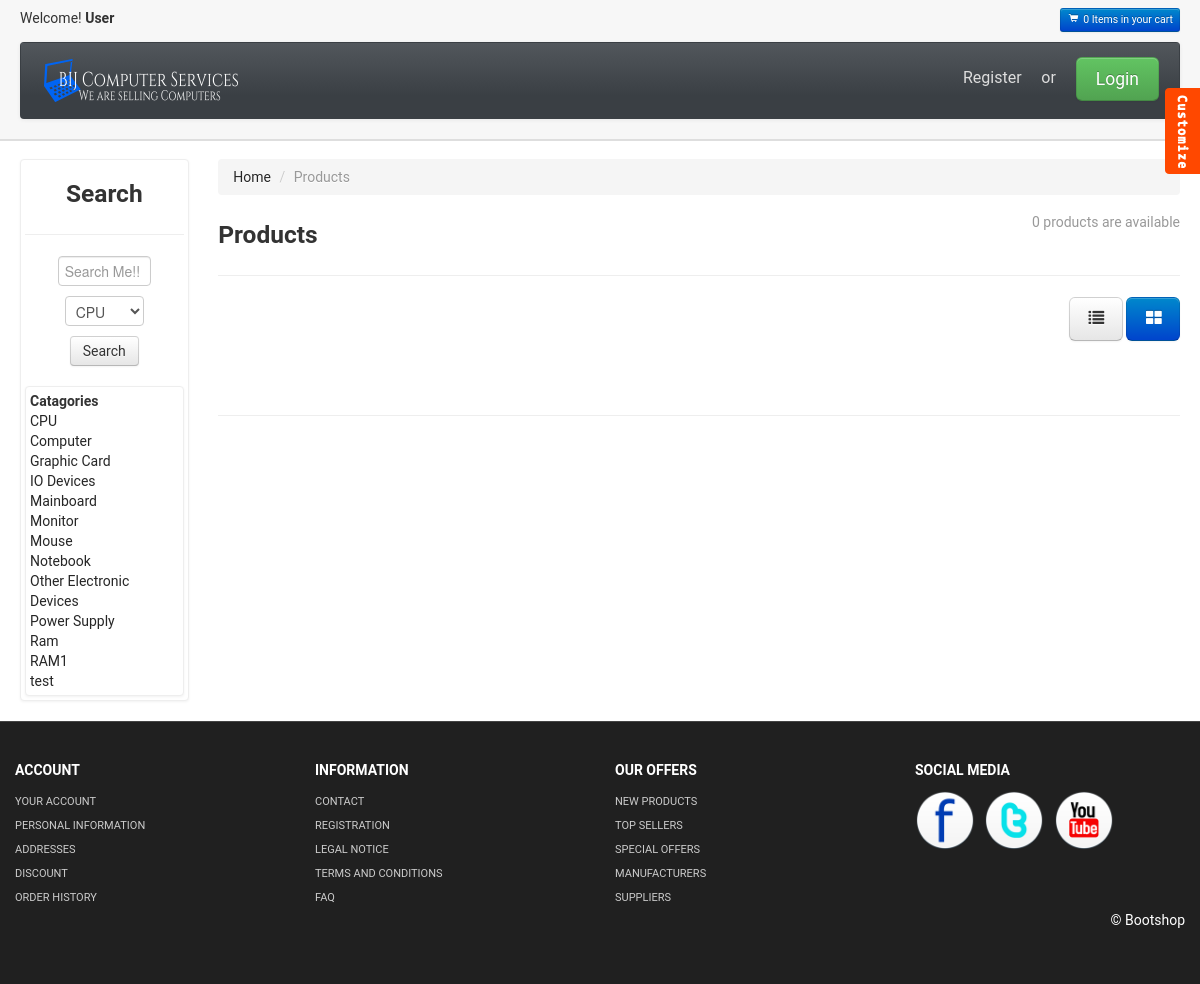
The page /website/product.php on the database its author committed.
### tables this page shows
CREATE TABLE `catagory` (
  `catagoryID` varchar(20) NOT NULL,
  `name` varchar(100) NOT NULL
);

### website/catagory_manage/catagoryCtrl.php (called while the page is built)
<?php
      function fetchCatagory(){
        include("connector/connect.php");
        $command = "SELECT * FROM catagory";
        $result = mysqli_query($con,$command);
        $arr = array();
        while($row = mysqli_fetch_assoc($result)){
            array_push($arr,$row);
        }
        return $arr;
      }
?>

### website/product.php (the view, shortened to what this page needs)
<!DOCTYPE html>
<?php session_start(); include("catagory_manage/catagoryCtrl.php");?>
<html lang="en">
  <head>
    <link id="callCss" rel="stylesheet" href="themes/bootshop/bootstrap.min.css" media="screen"/>
    <link href="themes/css/base.css" rel="stylesheet" media="screen"/>
	<link href="themes/css/bootstrap-responsive.min.css" rel="stylesheet"/>
	<link href="themes/css/font-awesome.css" rel="stylesheet" type="text/css">
  <link href="stylesheet/hover.css" rel="stylesheet" media="all">
	<link href="themes/js/google-code-prettify/prettify.css" rel="stylesheet"/>
  </head>
<body>
<div id="header">
<div class="container-fluid">
<div id="welcomeLine" class="row-fluid">
	<div class="span6">Welcome!<strong> <?php if(isset($_SESSION["UID"])) { echo $_SESSION["Firstname"]; }else{ echo "User";} ?></strong></div>
	<div class="span6">
	<div class="pull-right">
		<a href="product_summary.php"><span class="btn btn-mini btn-primary"><i class="icon-shopping-cart icon-white"></i>  <?php if(isset($_SESSION["cart"])) echo count($_SESSION["cart"]); else echo "0"; ?>  Items in your cart </span> </a>
	</div>
	</div>
</div>
<div id="logoArea" class="navbar">
  <div class="navbar-inner">
    <a class="brand" href="index.php"><img src="themes/images/logo.png" alt="Bootsshop"/></a>
    <ul id="topMenu" class="pull-right nav ">
   <?php if(isset($_SESSION["UID"])){ ?>
	 <li class="hvr-underline-reveal"><a href="profile.php">Profile</a></li>
 <?php }else{ ?>
    <li class="hvr-underline-reveal"><a href="register-page.php">Register</a></li>
    <li class = ""><a>or</a></li>
  <?php } ?>
	 <li class="">
     <?php if(isset($_SESSION["UID"])) { ?>
       <a  href = "authenticator/Logout.php"><span class = "btn btn-danger">Logout</span></a>
 <?php }else { ?>
   <a href="#login" role="button" data-toggle="modal" style="padding-right:0"><span class="btn btn-large btn-success">Login</span></a>
 <?php } ?>
    		  </div>
	</div>
</div>
</div>
<div id="mainBody">
	<div class="container-fluid">
	<div class="row-fluid">
<div id = "search" class = "span2 thumbnail" style = "text-align:center">
  <h3>Search</h3>
  <hr></hr>
    <form id = "searchText" action = "search/search_data.php" method = "GET">
      <div class = "control-group">
        <div class = "control" style = "text-align:center">
          <input type = "text" placeholder="Search Me!!" name = "search" style = "width:50%"></input><br>
          <select name = "cata" style = "width:50%">
            <?php for($i = 0 ;$i< count(fetchCatagory());$i++){ ?>
              <option  value = "<?php echo fetchCatagory()[$i]["catagoryID"];?>"><?php echo fetchCatagory()[$i]["name"]; ?></option>
            <?php } ?>
          </select><br>
          <a class = "btn" onclick = "$('#searchText').submit()">Search</a>
        </div>
      </div>
    </form>
        <div class = "thumbnail" style = "text-align:left"><strong>Catagories</strong>
            <?php for($i = 0 ; $i< count(fetchCatagory()) ; $i++) { ?>
              <a href = "search/search_data.php?catagories=<?php echo fetchCatagory()[$i]["catagoryID"] ?>" style = "text-align:left;text-decoration:none"><?php echo fetchCatagory()[$i]["name"]; ?></a>
            <?php } ?>
        </div>
</div>
	<div class="span10">
    <ul class="breadcrumb animated fadeIn">
		<li><a href="index.php">Home</a> <span class="divider">/</span></li>
		<li class="active">Products</li>
    </ul>
	<h3 class = "animated fadeIn"> Products <small class="pull-right"> <?php echo count($_SESSION["list"]); ?> products are available </small></h3>
	<hr class="soft"/>
	<form class="form-horizontal span6">
	  </form>
<div id="myTab" class="pull-right">
 <a href="#listView" data-toggle="tab"><span class="btn btn-large"><i class="icon-list"></i></span></a>
 <a href="#blockView" data-toggle="tab"><span class="btn btn-large btn-primary"><i class="icon-th-large"></i></span></a>
</div>
<br class="clr"/>
<div class="tab-content">
  <link href="stylesheet/custom.css" rel="stylesheet" />
  <link href="stylesheet/animate.css" rel="stylesheet" />
	<div class="tab-pane active " id="blockView" >
	<hr class="soft"/>
	</div>
</div>
			<br class="clr"/>
</div>
</div>
</div>
</div>
	<div  id="footerSection">
	<div class="container">
		<div class="row">
			<div class="span3">
				<h5>ACCOUNT</h5>
				<a href="login.html">YOUR ACCOUNT</a>
				<a href="login.html">PERSONAL INFORMATION</a>
				<a href="login.html">ADDRESSES</a>
				<a href="login.html">DISCOUNT</a>
				<a href="login.html">ORDER HISTORY</a>
			 </div>
			<div class="span3">
				<h5>INFORMATION</h5>
				<a href="contact.html">CONTACT</a>
				<a href="register.html">REGISTRATION</a>
				<a href="legal_notice.html">LEGAL NOTICE</a>
				<a href="tac.html">TERMS AND CONDITIONS</a>
				<a href="faq.html">FAQ</a>
			 </div>
			<div class="span3">
				<h5>OUR OFFERS</h5>
				<a href="#">NEW PRODUCTS</a>
				<a href="#">TOP SELLERS</a>
				<a href="special_offer.html">SPECIAL OFFERS</a>
				<a href="#">MANUFACTURERS</a>
				<a href="#">SUPPLIERS</a>
			 </div>
			<div id="socialMedia" class="span3 pull-right">
				<h5>SOCIAL MEDIA </h5>
				<a href="#"><img width="60" height="60" src="themes/images/facebook.png" title="facebook" alt="facebook"/></a>
				<a href="#"><img width="60" height="60" src="themes/images/twitter.png" title="twitter" alt="twitter"/></a>
				<a href="#"><img width="60" height="60" src="themes/images/youtube.png" title="youtube" alt="youtube"/></a>
			 </div>
		 </div>
		<p class="pull-right">&copy; Bootshop</p>
	</div>
	</div>
<link rel="stylesheet" href="themes/switch/themeswitch.css" type="text/css" media="screen" />
<span id="themesBtn"></span>
</body>
</html>

### website/themes/css/base.css (style rules this page uses)
#mainBody { border-top:2px solid #dedede; padding-top: 18px; }
#carouselBlk,#header { background: url(../images/headerRepeat.png) repeat-x 0 0 #f7f7f7; }
#logoArea, #logoArea a { line-height:49px; }
#logoArea .btn, #logoArea .btn-group { margin-top: 0; }
#welcomeLine { padding: 8px 0 4px }
.thumbnail>a { display:block; text-align:center }
#footerSection { background: #202020;color: white;padding: 28px 0 44px;margin-top: 20px;border-top: 1px solid #444; }
#footerSection a { color:#ccc; font-size:11px; padding:0; line-height:24px; display:block; }
#footerSection #socialMedia a { min-width:25px; display:inline; margin-right:6px; text-align:center; line-height:1.5em; }
#socialMedia img { max-width:60px; }
[class^="icon-"], [class*=" icon-"] { background-image: none; }
.navbar .nav > li > a { padding:10px;color: #DDD;text-shadow: none;font-size: 16px; }
#logoArea, #logoArea a { outline:none; }
.navbar .nav.pull-right, #sideManu { overflow:hidden; }

### website/stylesheet/custom.css (style rules this page uses)
body { font-family: 'Roboto', sans-serif; font-size:14px; }

### website/themes/switch/themeswitch.css (style rules this page uses)
#themesBtn { height: 86px;background: url(images/styleTgl.png) no-repeat 0 0;position: fixed;top: 88px;right: 0;width: 35px; }

### rows shown on the page
catagory: catagory.name "CPU", catagory.name "Computer", catagory.name "Graphic Card", catagory.name "IO Devices", catagory.name "Mainboard", catagory.name "Monitor", catagory.name "Mouse", catagory.name "Notebook", catagory.name "Other Electronic Devices", catagory.name "Power Supply", catagory.name "Ram", catagory.name "RAM1", name "test"

### other values the page prints
count($_SESSION["list"]) "0"
form field cata "CPU"
